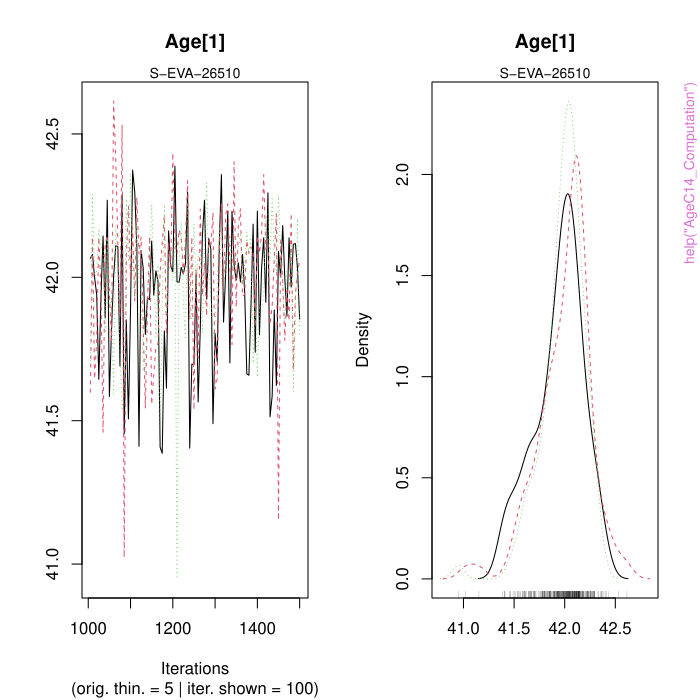

Generate this figure with R:
pkgname <- "BayLum"
source(file.path(R.home("share"), "R", "examples-header.R"))
options(warn = 1)
base::assign(".ExTimings", "BayLum-Ex.timings", pos = 'CheckExEnv')
base::cat("name\tuser\tsystem\telapsed\n", file=base::get(".ExTimings", pos = 'CheckExEnv'))
base::assign(".format_ptime",
function(x) {
  if(!is.na(x[4L])) x[1L] <- x[1L] + x[4L]
  if(!is.na(x[5L])) x[2L] <- x[2L] + x[5L]
  options(OutDec = '.')
  format(x[1L:3L], digits = 7L)
},
pos = 'CheckExEnv')

### * </HEADER>
library('BayLum')

base::assign(".oldSearch", base::search(), pos = 'CheckExEnv')
base::assign(".old_wd", base::getwd(), pos = 'CheckExEnv')
cleanEx()
nameEx("AgeC14_Computation")
### * AgeC14_Computation

flush(stderr()); flush(stdout())

base::assign(".ptime", proc.time(), pos = "CheckExEnv")
### Name: AgeC14_Computation
### Title: Bayesian analysis for C-14 age estimations of various samples
### Aliases: AgeC14_Computation

### ** Examples

## Load data
data(DATA_C14,envir = environment())
C14Cal <- DATA_C14$C14[,1]
SigmaC14Cal <- DATA_C14$C14[,2]
Names <- DATA_C14$Names
nb_sample <- length(Names)

## Age computation of samples without stratigraphic relations
Age <- AgeC14_Computation(
 Data_C14Cal = C14Cal,
 Data_SigmaC14Cal = SigmaC14Cal,
 SampleNames = Names,
 Nb_sample = nb_sample,
 PriorAge = rep(c(20,60),nb_sample),
 Iter = 500,
 quiet = TRUE,
 roundingOfValue=3)




base::assign(".dptime", (proc.time() - get(".ptime", pos = "CheckExEnv")), pos = "CheckExEnv")
base::cat("AgeC14_Computation", base::get(".format_ptime", pos = 'CheckExEnv')(get(".dptime", pos = "CheckExEnv")), "\n", file=base::get(".ExTimings", pos = 'CheckExEnv'), append=TRUE, sep="\t")
cleanEx()
nameEx("AgeS")
### * AgeS

flush(stderr()); flush(stdout())

base::assign(".ptime", proc.time(), pos = "CheckExEnv")
### Name: AgeS
### Title: Output of 'AgeS_Computation' function for the samples: "GDB5"
###   and "GDB3"
### Aliases: AgeS
### Keywords: datasets

### ** Examples

data(AgeS)
str(AgeS)



base::assign(".dptime", (proc.time() - get(".ptime", pos = "CheckExEnv")), pos = "CheckExEnv")
base::cat("AgeS", base::get(".format_ptime", pos = 'CheckExEnv')(get(".dptime", pos = "CheckExEnv")), "\n", file=base::get(".ExTimings", pos = 'CheckExEnv'), append=TRUE, sep="\t")
cleanEx()
nameEx("AgeS_Computation")
### * AgeS_Computation

flush(stderr()); flush(stdout())

base::assign(".ptime", proc.time(), pos = "CheckExEnv")
### Name: AgeS_Computation
### Title: Bayesian analysis for OSL age estimation of various samples
### Aliases: AgeS_Computation

### ** Examples

## load data
data(DATA1,envir = environment())
data(DATA2,envir = environment())
Data <- combine_DataFiles(DATA2,DATA1)

## Age computation of samples GDB5 and GDB3,
priorage <- c(1,10,20,60) # these samples are not young

## without common error and without stratigraphic constraints
Age <- AgeS_Computation(
  DATA = Data,
  Nb_sample = 2,
  SampleNames = c("GDB5","GDB3"),
  PriorAge = priorage,
  Iter = 50,
  n.chains = 2,
  quiet = TRUE
  )

## Age computation of samples GDB5 and GDB3,
## without common error, assuming GDB5 age younder than GDB3 age
## Not run: 
##D Nb_sample <- 2
##D SC <- matrix(
##D   data = c(1,1,0,1,0,0),
##D   ncol = 2,
##D   nrow = (Nb_sample+1),byrow = T)
##D 
##D ##standard
##D Age <- AgeS_Computation(
##D  DATA = Data,
##D  Nb_sample = Nb_sample,
##D  SampleNames = c("GDB5","GDB3"),
##D  PriorAge = priorage,
##D  StratiConstraints = SC,
##D  Iter = 10000,
##D  quiet = FALSE,
##D  jags_method = "rjags"
##D  )
##D 
##D ##parallel mode
##D Age <- AgeS_Computation(
##D  DATA = Data,
##D  Nb_sample = Nb_sample,
##D  SampleNames = c("GDB5","GDB3"),
##D  PriorAge = priorage,
##D  StratiConstraints = SC,
##D  Iter = 10000,
##D  quiet = FALSE,
##D  jags_method = "rjparallel"
##D  )
##D 
##D 
## End(Not run)




base::assign(".dptime", (proc.time() - get(".ptime", pos = "CheckExEnv")), pos = "CheckExEnv")
base::cat("AgeS_Computation", base::get(".format_ptime", pos = 'CheckExEnv')(get(".dptime", pos = "CheckExEnv")), "\n", file=base::get(".ExTimings", pos = 'CheckExEnv'), append=TRUE, sep="\t")
cleanEx()
nameEx("Age_Computation")
### * Age_Computation

flush(stderr()); flush(stdout())

base::assign(".ptime", proc.time(), pos = "CheckExEnv")
### Name: Age_Computation
### Title: Bayesian analysis for the OSL age estimation of one sample
### Aliases: Age_Computation

### ** Examples

## load data file generated by the function Generate_DataFile
data(DATA1,envir = environment())
priorage <- c(10,60) # GDB3 is an old sample
Age <- Age_Computation(
 DATA = DATA1,
 SampleName = "GDB3",
 PriorAge = priorage,
 Iter = 100,
 quiet = TRUE)




base::assign(".dptime", (proc.time() - get(".ptime", pos = "CheckExEnv")), pos = "CheckExEnv")
base::cat("Age_Computation", base::get(".format_ptime", pos = 'CheckExEnv')(get(".dptime", pos = "CheckExEnv")), "\n", file=base::get(".ExTimings", pos = 'CheckExEnv'), append=TRUE, sep="\t")
cleanEx()
nameEx("Age_OSLC14")
### * Age_OSLC14

flush(stderr()); flush(stdout())

base::assign(".ptime", proc.time(), pos = "CheckExEnv")
### Name: Age_OSLC14
### Title: Bayesian analysis for age estimation of OSL measurements and
###   C-14 ages of various samples
### Aliases: Age_OSLC14

### ** Examples

## Load data
# OSL data
data(DATA1,envir = environment())
data(DATA2,envir = environment())
Data <- combine_DataFiles(DATA2,DATA1)

# 14C data
C14Cal <- DATA_C14$C14[1,1]
SigmaC14Cal <- DATA_C14$C14[1,2]
Names <- DATA_C14$Names[1]

# Prior Age
prior=rep(c(1,60),3)
samplenature=matrix(data=c(1,0,1,0,1,0),ncol=3,nrow=2,byrow=TRUE)
SC <- matrix(data=c(1,1,1,0,1,1,0,0,1,0,0,0),ncol=3,nrow=4,byrow=TRUE)

## Age computation of samples
Age <- Age_OSLC14(DATA=Data,Data_C14Cal=C14Cal,Data_SigmaC14Cal=SigmaC14Cal,
   SampleNames=c("GDB5",Names,"GDB3"),Nb_sample=3,SampleNature=samplenature,
   PriorAge=prior,StratiConstraints=SC,Iter=50,n.chains=2)



base::assign(".dptime", (proc.time() - get(".ptime", pos = "CheckExEnv")), pos = "CheckExEnv")
base::cat("Age_OSLC14", base::get(".format_ptime", pos = 'CheckExEnv')(get(".dptime", pos = "CheckExEnv")), "\n", file=base::get(".ExTimings", pos = 'CheckExEnv'), append=TRUE, sep="\t")
cleanEx()
nameEx("DATA1")
### * DATA1

flush(stderr()); flush(stdout())

base::assign(".ptime", proc.time(), pos = "CheckExEnv")
### Name: DATA1
### Title: DATA of sample named GDB3
### Aliases: DATA1
### Keywords: datasets

### ** Examples

data(DATA1)
str(DATA1)



base::assign(".dptime", (proc.time() - get(".ptime", pos = "CheckExEnv")), pos = "CheckExEnv")
base::cat("DATA1", base::get(".format_ptime", pos = 'CheckExEnv')(get(".dptime", pos = "CheckExEnv")), "\n", file=base::get(".ExTimings", pos = 'CheckExEnv'), append=TRUE, sep="\t")
cleanEx()
nameEx("DATA2")
### * DATA2

flush(stderr()); flush(stdout())

base::assign(".ptime", proc.time(), pos = "CheckExEnv")
### Name: DATA2
### Title: DATA on sample named GDB5
### Aliases: DATA2
### Keywords: datasets

### ** Examples

data(DATA2)
str(DATA2)



base::assign(".dptime", (proc.time() - get(".ptime", pos = "CheckExEnv")), pos = "CheckExEnv")
base::cat("DATA2", base::get(".format_ptime", pos = 'CheckExEnv')(get(".dptime", pos = "CheckExEnv")), "\n", file=base::get(".ExTimings", pos = 'CheckExEnv'), append=TRUE, sep="\t")
cleanEx()
nameEx("DATA3")
### * DATA3

flush(stderr()); flush(stdout())

base::assign(".ptime", proc.time(), pos = "CheckExEnv")
### Name: DATA3
### Title: DATA of sample named FER1
### Aliases: DATA3
### Keywords: datasets

### ** Examples

data(DATA3)
str(DATA3)



base::assign(".dptime", (proc.time() - get(".ptime", pos = "CheckExEnv")), pos = "CheckExEnv")
base::cat("DATA3", base::get(".format_ptime", pos = 'CheckExEnv')(get(".dptime", pos = "CheckExEnv")), "\n", file=base::get(".ExTimings", pos = 'CheckExEnv'), append=TRUE, sep="\t")
cleanEx()
nameEx("DATA_C14")
### * DATA_C14

flush(stderr()); flush(stdout())

base::assign(".ptime", proc.time(), pos = "CheckExEnv")
### Name: DATA_C14
### Title: C14 cal age estiamte and its error
### Aliases: DATA_C14
### Keywords: datasets

### ** Examples

data(DATA_C14)
(DATA_C14)



base::assign(".dptime", (proc.time() - get(".ptime", pos = "CheckExEnv")), pos = "CheckExEnv")
base::cat("DATA_C14", base::get(".format_ptime", pos = 'CheckExEnv')(get(".dptime", pos = "CheckExEnv")), "\n", file=base::get(".ExTimings", pos = 'CheckExEnv'), append=TRUE, sep="\t")
cleanEx()
nameEx("Generate_DataFile")
### * Generate_DataFile

flush(stderr()); flush(stdout())

base::assign(".ptime", proc.time(), pos = "CheckExEnv")
### Name: Generate_DataFile
### Title: Generates, from one (or several) BIN-file(s) of Single-grain OSL
###   measurements, a list of luminescence data and information before
###   statistical analysis
### Aliases: Generate_DataFile

### ** Examples

## Example for one sample with one Bin File
path<- system.file("extdata/samp1", "", package="BayLum")
folder=""
nbsample=1  # give the number of sample
Data <- Generate_DataFile(
 Path = path,
 FolderNames = folder,
 Nb_sample = nbsample,
 verbose = FALSE)
str(Data)

## to save information in RData object in folder containing bin file
# save(Data,file=c(paste(path,folder,'Data.RData',sep="")))
## to load information containing Data.RData object
# load(file=c(paste(path,folder,"Data.RData",sep="")))




base::assign(".dptime", (proc.time() - get(".ptime", pos = "CheckExEnv")), pos = "CheckExEnv")
base::cat("Generate_DataFile", base::get(".format_ptime", pos = 'CheckExEnv')(get(".dptime", pos = "CheckExEnv")), "\n", file=base::get(".ExTimings", pos = 'CheckExEnv'), append=TRUE, sep="\t")
cleanEx()
nameEx("Generate_DataFile_MG")
### * Generate_DataFile_MG

flush(stderr()); flush(stdout())

base::assign(".ptime", proc.time(), pos = "CheckExEnv")
### Name: Generate_DataFile_MG
### Title: Generates, from one (or several) BIN file(s) of Multi-grain OSL
###   measurements, a list of luminescence data and information before
###   statistical analysis
### Aliases: Generate_DataFile_MG

### ** Examples

path <- system.file("extdata/FER1", "", package="BayLum")
folder <- ""
# give the number of sample
nbsample <- 1
DATA <- Generate_DataFile_MG(
 Path = path,
 FolderNames = folder,
 Nb_sample = nbsample)
str(DATA)

# to save information in RData object in folder containing bin file
#save(DATA,file=c(paste(path,folder,'DATA.RData',sep="")))
# to load information containing DATA.RData object
#load(file=c(paste(path,folder,"DATA.RData",sep="")))




base::assign(".dptime", (proc.time() - get(".ptime", pos = "CheckExEnv")), pos = "CheckExEnv")
base::cat("Generate_DataFile_MG", base::get(".format_ptime", pos = 'CheckExEnv')(get(".dptime", pos = "CheckExEnv")), "\n", file=base::get(".ExTimings", pos = 'CheckExEnv'), append=TRUE, sep="\t")
cleanEx()
nameEx("IntCal13")
### * IntCal13

flush(stderr()); flush(stdout())

base::assign(".ptime", proc.time(), pos = "CheckExEnv")
### Name: IntCal13
### Title: Atmospheric North data for calibration of 14C age
### Aliases: IntCal13
### Keywords: datasets

### ** Examples

data(IntCal13)
## maybe str(IntCal13) ; head(IntCal13) ...



base::assign(".dptime", (proc.time() - get(".ptime", pos = "CheckExEnv")), pos = "CheckExEnv")
base::cat("IntCal13", base::get(".format_ptime", pos = 'CheckExEnv')(get(".dptime", pos = "CheckExEnv")), "\n", file=base::get(".ExTimings", pos = 'CheckExEnv'), append=TRUE, sep="\t")
cleanEx()
nameEx("IntCal20")
### * IntCal20

flush(stderr()); flush(stdout())

base::assign(".ptime", proc.time(), pos = "CheckExEnv")
### Name: IntCal20
### Title: Atmospheric North data for calibration of 14C age
### Aliases: IntCal20
### Keywords: datasets

### ** Examples

data(IntCal20)
## maybe str(IntCal20) ; head(IntCal20) ...



base::assign(".dptime", (proc.time() - get(".ptime", pos = "CheckExEnv")), pos = "CheckExEnv")
base::cat("IntCal20", base::get(".format_ptime", pos = 'CheckExEnv')(get(".dptime", pos = "CheckExEnv")), "\n", file=base::get(".ExTimings", pos = 'CheckExEnv'), append=TRUE, sep="\t")
cleanEx()
nameEx("LT_RegenDose")
### * LT_RegenDose

flush(stderr()); flush(stdout())

base::assign(".ptime", proc.time(), pos = "CheckExEnv")
### Name: LT_RegenDose
### Title: Plots Lx/Tx as a function of the regenerative dose
### Aliases: LT_RegenDose

### ** Examples

## load data file generated by the function Generate_DataFile
data(DATA3,envir = environment())
path<- system.file("extdata/FER1", "", package="BayLum")
folder=""
samplename <- "FER1"
LT_RegenDose(
 DATA = DATA3,
 Path = path,
 FolderNames = folder,
 SampleNames = samplename,
 Nb_sample = 1,
 SG = FALSE)



base::assign(".dptime", (proc.time() - get(".ptime", pos = "CheckExEnv")), pos = "CheckExEnv")
base::cat("LT_RegenDose", base::get(".format_ptime", pos = 'CheckExEnv')(get(".dptime", pos = "CheckExEnv")), "\n", file=base::get(".ExTimings", pos = 'CheckExEnv'), append=TRUE, sep="\t")
cleanEx()
nameEx("MCMCsample")
### * MCMCsample

flush(stderr()); flush(stdout())

base::assign(".ptime", proc.time(), pos = "CheckExEnv")
### Name: MCMCsample
### Title: MCMC sample from the posterior distribution of the dataset GDB5
### Aliases: MCMCsample
### Keywords: datasets

### ** Examples

data(MCMCsample)
## maybe str(MCMCsample) ; plot(MCMCsample[,1],type="l") ...



base::assign(".dptime", (proc.time() - get(".ptime", pos = "CheckExEnv")), pos = "CheckExEnv")
base::cat("MCMCsample", base::get(".format_ptime", pos = 'CheckExEnv')(get(".dptime", pos = "CheckExEnv")), "\n", file=base::get(".ExTimings", pos = 'CheckExEnv'), append=TRUE, sep="\t")
cleanEx()
nameEx("Marine13")
### * Marine13

flush(stderr()); flush(stdout())

base::assign(".ptime", proc.time(), pos = "CheckExEnv")
### Name: Marine13
### Title: Marine data for calibration of 14C age
### Aliases: Marine13
### Keywords: datasets

### ** Examples

data(Marine13)
## maybe str(Marine13) ; head(Marine13) ...



base::assign(".dptime", (proc.time() - get(".ptime", pos = "CheckExEnv")), pos = "CheckExEnv")
base::cat("Marine13", base::get(".format_ptime", pos = 'CheckExEnv')(get(".dptime", pos = "CheckExEnv")), "\n", file=base::get(".ExTimings", pos = 'CheckExEnv'), append=TRUE, sep="\t")
cleanEx()
nameEx("Marine20")
### * Marine20

flush(stderr()); flush(stdout())

base::assign(".ptime", proc.time(), pos = "CheckExEnv")
### Name: Marine20
### Title: Marine data for calibration of 14C age
### Aliases: Marine20
### Keywords: datasets

### ** Examples

data(Marine20)
## maybe str(Marine20) ; head(Marine20) ...



base::assign(".dptime", (proc.time() - get(".ptime", pos = "CheckExEnv")), pos = "CheckExEnv")
base::cat("Marine20", base::get(".format_ptime", pos = 'CheckExEnv')(get(".dptime", pos = "CheckExEnv")), "\n", file=base::get(".ExTimings", pos = 'CheckExEnv'), append=TRUE, sep="\t")
cleanEx()
nameEx("ModelC14")
### * ModelC14

flush(stderr()); flush(stdout())

base::assign(".ptime", proc.time(), pos = "CheckExEnv")
### Name: ModelC14
### Title: Likelihood of C14 samples for JAGS models use in 'Age_OSLC14'
### Aliases: ModelC14
### Keywords: datasets

### ** Examples

data(Model_AgeC14)
writeLines(Model_AgeC14$full)



base::assign(".dptime", (proc.time() - get(".ptime", pos = "CheckExEnv")), pos = "CheckExEnv")
base::cat("ModelC14", base::get(".format_ptime", pos = 'CheckExEnv')(get(".dptime", pos = "CheckExEnv")), "\n", file=base::get(".ExTimings", pos = 'CheckExEnv'), append=TRUE, sep="\t")
cleanEx()
nameEx("ModelOSL")
### * ModelOSL

flush(stderr()); flush(stdout())

base::assign(".ptime", proc.time(), pos = "CheckExEnv")
### Name: ModelOSL
### Title: Likelihood of OSL samples for JAGS models use in 'Age_OSLC14'
### Aliases: ModelOSL
### Keywords: datasets

### ** Examples

data(ModelOSL)
## The JAGS model of the likelyhood for a saturating exponential plus linear growth
## (a function of the type \code{f(x)=a(1-exp(-x/b))+cx+d})
## and a gaussian distribution of equivalent doses around the palaeodose:
writeLines(ModelOSL$AgesMultiOSL_EXPLIN$gaussian)



base::assign(".dptime", (proc.time() - get(".ptime", pos = "CheckExEnv")), pos = "CheckExEnv")
base::cat("ModelOSL", base::get(".format_ptime", pos = 'CheckExEnv')(get(".dptime", pos = "CheckExEnv")), "\n", file=base::get(".ExTimings", pos = 'CheckExEnv'), append=TRUE, sep="\t")
cleanEx()
nameEx("ModelPrior")
### * ModelPrior

flush(stderr()); flush(stdout())

base::assign(".ptime", proc.time(), pos = "CheckExEnv")
### Name: ModelPrior
### Title: Prior for JAGS models use in 'Age_OSLC14'
### Aliases: ModelPrior
### Keywords: datasets

### ** Examples

data(ModelPrior)
## ModelPrior[[OSL]]
writeLines(ModelPrior$OSL)



base::assign(".dptime", (proc.time() - get(".ptime", pos = "CheckExEnv")), pos = "CheckExEnv")
base::cat("ModelPrior", base::get(".format_ptime", pos = 'CheckExEnv')(get(".dptime", pos = "CheckExEnv")), "\n", file=base::get(".ExTimings", pos = 'CheckExEnv'), append=TRUE, sep="\t")
cleanEx()
nameEx("Model_Age")
### * Model_Age

flush(stderr()); flush(stdout())

base::assign(".ptime", proc.time(), pos = "CheckExEnv")
### Name: Model_Age
### Title: JAGS models use in 'Age_Computation'
### Aliases: Model_Age
### Keywords: datasets

### ** Examples

data(Model_Age)
## Terminal print
## The JAGS model for a saturating exponential plus linear growth
## (a function of the type \code{f(x)=a(1-exp(-x/b))+cx+d})
## and a gaussian distribution of equivalent doses around the palaeodose:
writeLines(Model_Age$AgeMultiBF_EXPLIN$cauchy)



base::assign(".dptime", (proc.time() - get(".ptime", pos = "CheckExEnv")), pos = "CheckExEnv")
base::cat("Model_Age", base::get(".format_ptime", pos = 'CheckExEnv')(get(".dptime", pos = "CheckExEnv")), "\n", file=base::get(".ExTimings", pos = 'CheckExEnv'), append=TRUE, sep="\t")
cleanEx()
nameEx("Model_AgeC14")
### * Model_AgeC14

flush(stderr()); flush(stdout())

base::assign(".ptime", proc.time(), pos = "CheckExEnv")
### Name: Model_AgeC14
### Title: JAGS models use in 'AgeC14_Computation'
### Aliases: Model_AgeC14
### Keywords: datasets

### ** Examples

data(Model_AgeC14)
writeLines(Model_AgeC14$full)



base::assign(".dptime", (proc.time() - get(".ptime", pos = "CheckExEnv")), pos = "CheckExEnv")
base::cat("Model_AgeC14", base::get(".format_ptime", pos = 'CheckExEnv')(get(".dptime", pos = "CheckExEnv")), "\n", file=base::get(".ExTimings", pos = 'CheckExEnv'), append=TRUE, sep="\t")
cleanEx()
nameEx("Model_AgeS")
### * Model_AgeS

flush(stderr()); flush(stdout())

base::assign(".ptime", proc.time(), pos = "CheckExEnv")
### Name: Model_AgeS
### Title: JAGS models use in 'AgeS_Computation'
### Aliases: Model_AgeS
### Keywords: datasets

### ** Examples

data(Model_AgeS)
## The JAGS model for a saturating exponential plus linear growth
## (a function of the type \code{f(x)=a(1-exp(-x/b))+cx+d})
## and a gaussian distribution of equivalent doses around the palaeodose:
writeLines(Model_AgeS$AgesMultiCS2_EXP$gaussian)



base::assign(".dptime", (proc.time() - get(".ptime", pos = "CheckExEnv")), pos = "CheckExEnv")
base::cat("Model_AgeS", base::get(".format_ptime", pos = 'CheckExEnv')(get(".dptime", pos = "CheckExEnv")), "\n", file=base::get(".ExTimings", pos = 'CheckExEnv'), append=TRUE, sep="\t")
cleanEx()
nameEx("Model_Palaeodose")
### * Model_Palaeodose

flush(stderr()); flush(stdout())

base::assign(".ptime", proc.time(), pos = "CheckExEnv")
### Name: Model_Palaeodose
### Title: JAGS models use in 'Palaeodose_Computation'
### Aliases: Model_Palaeodose
### Keywords: datasets

### ** Examples

data(Model_Palaeodose)
writeLines(Model_Palaeodose$PalaeodosesMultiBF_EXPLIN$gaussian)



base::assign(".dptime", (proc.time() - get(".ptime", pos = "CheckExEnv")), pos = "CheckExEnv")
base::cat("Model_Palaeodose", base::get(".format_ptime", pos = 'CheckExEnv')(get(".dptime", pos = "CheckExEnv")), "\n", file=base::get(".ExTimings", pos = 'CheckExEnv'), append=TRUE, sep="\t")
cleanEx()
nameEx("Palaeodose_Computation")
### * Palaeodose_Computation

flush(stderr()); flush(stdout())

base::assign(".ptime", proc.time(), pos = "CheckExEnv")
### Name: Palaeodose_Computation
### Title: Bayesian analysis for the palaeodose estimation of various
###   samples
### Aliases: Palaeodose_Computation

### ** Examples

## Load data
data(DATA1,envir = environment())
## Palaeodose computation of samples GDB3
P=Palaeodose_Computation(DATA=DATA1,Nb_sample=1,SampleNames=c("GDB5"),Iter=100)




base::assign(".dptime", (proc.time() - get(".ptime", pos = "CheckExEnv")), pos = "CheckExEnv")
base::cat("Palaeodose_Computation", base::get(".format_ptime", pos = 'CheckExEnv')(get(".dptime", pos = "CheckExEnv")), "\n", file=base::get(".ExTimings", pos = 'CheckExEnv'), append=TRUE, sep="\t")
cleanEx()
nameEx("SCMatrix")
### * SCMatrix

flush(stderr()); flush(stdout())

base::assign(".ptime", proc.time(), pos = "CheckExEnv")
### Name: SCMatrix
### Title: Definition of the stratigraphic constraint matrix
### Aliases: SCMatrix

### ** Examples

## Assume that "sample1" is younger than "sample2"
## That means the expected value is 1.
## It is an interactive function.
## Not run: 
##D SCMatrix(Nb_sample=2,SampleNames=c("sample1","sample2"))
##D ## Enter the value 1
## End(Not run)




base::assign(".dptime", (proc.time() - get(".ptime", pos = "CheckExEnv")), pos = "CheckExEnv")
base::cat("SCMatrix", base::get(".format_ptime", pos = 'CheckExEnv')(get(".dptime", pos = "CheckExEnv")), "\n", file=base::get(".ExTimings", pos = 'CheckExEnv'), append=TRUE, sep="\t")
cleanEx()
nameEx("SC_Ordered")
### * SC_Ordered

flush(stderr()); flush(stdout())

base::assign(".ptime", proc.time(), pos = "CheckExEnv")
### Name: SC_Ordered
### Title: Create stratigraphically ordered sample matrix
### Aliases: SC_Ordered
### Keywords: datagen

### ** Examples

# compute the stratigraphic matrix for 3 samples such that the first sample is younger
# than the second, and the second is younger than the third
SC <- SC_Ordered(Nb_sample = 3)




base::assign(".dptime", (proc.time() - get(".ptime", pos = "CheckExEnv")), pos = "CheckExEnv")
base::cat("SC_Ordered", base::get(".format_ptime", pos = 'CheckExEnv')(get(".dptime", pos = "CheckExEnv")), "\n", file=base::get(".ExTimings", pos = 'CheckExEnv'), append=TRUE, sep="\t")
cleanEx()
nameEx("SHCal13")
### * SHCal13

flush(stderr()); flush(stdout())

base::assign(".ptime", proc.time(), pos = "CheckExEnv")
### Name: SHCal13
### Title: Atmospheric South data for calibration of 14C age
### Aliases: SHCal13
### Keywords: datasets

### ** Examples

data(SHCal13)
## maybe str(SHCal13) ; head(SHCal13) ...



base::assign(".dptime", (proc.time() - get(".ptime", pos = "CheckExEnv")), pos = "CheckExEnv")
base::cat("SHCal13", base::get(".format_ptime", pos = 'CheckExEnv')(get(".dptime", pos = "CheckExEnv")), "\n", file=base::get(".ExTimings", pos = 'CheckExEnv'), append=TRUE, sep="\t")
cleanEx()
nameEx("SHCal20")
### * SHCal20

flush(stderr()); flush(stdout())

base::assign(".ptime", proc.time(), pos = "CheckExEnv")
### Name: SHCal20
### Title: Atmospheric South data for calibration of 14C age
### Aliases: SHCal20
### Keywords: datasets

### ** Examples

data(SHCal20)
## maybe str(SHCal20) ; head(SHCal20) ...



base::assign(".dptime", (proc.time() - get(".ptime", pos = "CheckExEnv")), pos = "CheckExEnv")
base::cat("SHCal20", base::get(".format_ptime", pos = 'CheckExEnv')(get(".dptime", pos = "CheckExEnv")), "\n", file=base::get(".ExTimings", pos = 'CheckExEnv'), append=TRUE, sep="\t")
cleanEx()
nameEx("combine_DataFiles")
### * combine_DataFiles

flush(stderr()); flush(stdout())

base::assign(".ptime", proc.time(), pos = "CheckExEnv")
### Name: combine_DataFiles
### Title: Old function Concat_DataFile()
### Aliases: combine_DataFiles Concat_DataFile

### ** Examples

# load data files
data(DATA1,envir = environment())
data(DATA2,envir = environment())

#combine objects
DATA3 <- combine_DataFiles(DATA1, DATA2)
str(DATA3)



base::assign(".dptime", (proc.time() - get(".ptime", pos = "CheckExEnv")), pos = "CheckExEnv")
base::cat("combine_DataFiles", base::get(".format_ptime", pos = 'CheckExEnv')(get(".dptime", pos = "CheckExEnv")), "\n", file=base::get(".ExTimings", pos = 'CheckExEnv'), append=TRUE, sep="\t")
cleanEx()
nameEx("create_FolderTemplates")
### * create_FolderTemplates

flush(stderr()); flush(stdout())

base::assign(".ptime", proc.time(), pos = "CheckExEnv")
### Name: create_FolderTemplates
### Title: Create Folder Templates
### Aliases: create_FolderTemplates
### Keywords: IO datagen

### ** Examples

create_FolderTemplates(tempdir())





base::assign(".dptime", (proc.time() - get(".ptime", pos = "CheckExEnv")), pos = "CheckExEnv")
base::cat("create_FolderTemplates", base::get(".format_ptime", pos = 'CheckExEnv')(get(".dptime", pos = "CheckExEnv")), "\n", file=base::get(".ExTimings", pos = 'CheckExEnv'), append=TRUE, sep="\t")
cleanEx()
nameEx("create_ThetaMatrix")
### * create_ThetaMatrix

flush(stderr()); flush(stdout())

base::assign(".ptime", proc.time(), pos = "CheckExEnv")
### Name: create_ThetaMatrix
### Title: Create Theta Matrix
### Aliases: create_ThetaMatrix
### Keywords: IO datagen

### ** Examples

##(1) return template data.frame (no file output)
create_ThetaMatrix()

## Not run: 
##D ##(2) return template as data.frame + file
##D file_path <- tempfile(fileext = ".csv")
##D create_ThetaMatrix(output_file = file_path )
##D 
##D ##NOT RUNNING EXAMPLE for sigma_s
##D calc_ThetaMatrix(...,
##D sigma_s =  c(
##D  s_betaK = 0.010,
##D  s_betaU = 0.007,
##D  s_betaTh = 0.006,
##D  s_gammaK = 0.010,
##D  s_gammaU = 0.007,
##D  s_gammaTh = 0.006,
##D  s_gammaDR = 0.05,
##D  s_CAL = 0.020,
##D  s_intDR = 0.030))
##D 
## End(Not run)






base::assign(".dptime", (proc.time() - get(".ptime", pos = "CheckExEnv")), pos = "CheckExEnv")
base::cat("create_ThetaMatrix", base::get(".format_ptime", pos = 'CheckExEnv')(get(".dptime", pos = "CheckExEnv")), "\n", file=base::get(".ExTimings", pos = 'CheckExEnv'), append=TRUE, sep="\t")
cleanEx()
nameEx("plot_Ages")
### * plot_Ages

flush(stderr()); flush(stdout())

base::assign(".ptime", proc.time(), pos = "CheckExEnv")
### Name: plot_Ages
### Title: Create Age Plot
### Aliases: plot_Ages

### ** Examples

## load data
data(DATA_C14,envir = environment())
C14Cal <- DATA_C14$C14[,1]
SigmaC14Cal <- DATA_C14$C14[,2]
Names <- DATA_C14$Names
nb_sample <- length(Names)

## Age computation
Age <- AgeC14_Computation(
   Data_C14Cal = C14Cal,
   Data_SigmaC14Cal = SigmaC14Cal,
   SampleNames = Names,
   Nb_sample = nb_sample,
   PriorAge = rep(c(20,60),nb_sample),
   Iter = 500,
   quiet = TRUE)

## plot output
plot_Ages(Age)




base::assign(".dptime", (proc.time() - get(".ptime", pos = "CheckExEnv")), pos = "CheckExEnv")
base::cat("plot_Ages", base::get(".format_ptime", pos = 'CheckExEnv')(get(".dptime", pos = "CheckExEnv")), "\n", file=base::get(".ExTimings", pos = 'CheckExEnv'), append=TRUE, sep="\t")
cleanEx()
nameEx("plot_MCMC")
### * plot_MCMC

flush(stderr()); flush(stdout())

base::assign(".ptime", proc.time(), pos = "CheckExEnv")
### Name: plot_MCMC
### Title: Plot MCMC trajectories and posterior distributions
### Aliases: plot_MCMC
### Keywords: dplot

### ** Examples

data(MCMCsample,envir = environment())
object <- coda::as.mcmc(MCMCsample)
plot_MCMC(object)




base::assign(".dptime", (proc.time() - get(".ptime", pos = "CheckExEnv")), pos = "CheckExEnv")
base::cat("plot_MCMC", base::get(".format_ptime", pos = 'CheckExEnv')(get(".dptime", pos = "CheckExEnv")), "\n", file=base::get(".ExTimings", pos = 'CheckExEnv'), append=TRUE, sep="\t")
cleanEx()
nameEx("plot_Scatterplots")
### * plot_Scatterplots

flush(stderr()); flush(stdout())

base::assign(".ptime", proc.time(), pos = "CheckExEnv")
### Name: plot_Scatterplots
### Title: Display Scatter Plot Matrix of the Bayesian Age Results
### Aliases: plot_Scatterplots ScatterSamples

### ** Examples

data(AgeS,envir = environment())

##hexbin
plot_Scatterplots(
   object = AgeS$Sampling,
   sample_names = c("GDB5", "GDB3"),
   sample_selection = c(1,2)
 )

##scatter smooth (matrix)
plot_Scatterplots(
   object = AgeS$Sampling,
   sample_names = c("GDB5", "GDB3"),
   sample_selection = c(1,2),
   plot_type = "smoothScatter")


##scatter smooth (single)
plot_Scatterplots(
   object = AgeS$Sampling,
   sample_names = c("GDB5", "GDB3"),
   sample_selection = c(1,2),
   plot_type = "smoothScatter",
   plot_mode = "single")




base::assign(".dptime", (proc.time() - get(".ptime", pos = "CheckExEnv")), pos = "CheckExEnv")
base::cat("plot_Scatterplots", base::get(".format_ptime", pos = 'CheckExEnv')(get(".dptime", pos = "CheckExEnv")), "\n", file=base::get(".ExTimings", pos = 'CheckExEnv'), append=TRUE, sep="\t")
### * <FOOTER>
###
cleanEx()
options(digits = 7L)
base::cat("Time elapsed: ", proc.time() - base::get("ptime", pos = 'CheckExEnv'),"\n")
grDevices::dev.off()
###
### Local variables: ***
### mode: outline-minor ***
### outline-regexp: "\\(> \\)?### [*]+" ***
### End: ***
quit('no')
